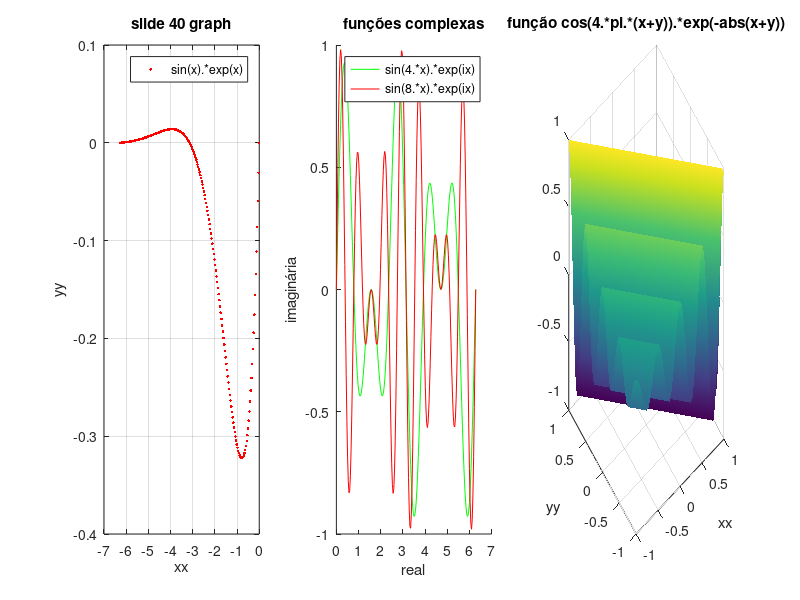

This figure's MATLAB source:
%exercicio slide 40

x = linspace(-2*pi,0,200);
y = sin(x).*exp(x);

subplot(1,3,1);

axis([-8 0 -0.5 0.8]);
plot(x,y,'.r')
title("slide 40 graph");
legend("sin(x).*exp(x)");
xlabel("xx");
ylabel("yy");
grid on;

%exercicio slide 43

x = linspace(0, 2*pi, 200);

fx = sin(4.*x).*exp(i.*x);
gx = sin(8.*x).*exp(i.*x);

subplot(1,3,2);
hold on;
plot(x, fx,'g')
plot(x, gx,'r')
title('funções complexas');
xlabel('real');
ylabel('imaginária');
legend('sin(4.*x).*exp(ix)', 'sin(8.*x).*exp(ix)');
hold off;

%exercicio slide 54

x = linspace(-1, 1, 51);
y = linspace(-1, 1, 51);
[XX,YY] = meshgrid(x,y);

subplot(1,3,3);
f = cos(4.*pi.*(XX+YY)).*exp(-abs(XX+YY));
surf(x,y,f) % sombreado interpolado
shading interp

title('função cos(4.*pi.*(x+y)).*exp(-abs(x+y))')
xlabel('xx')
ylabel('yy')